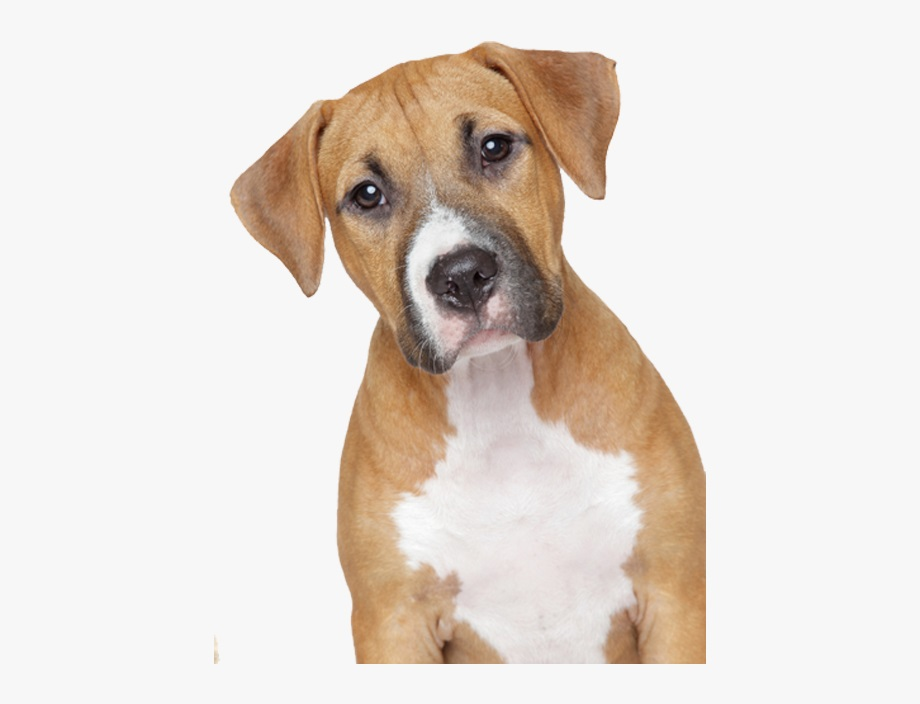
#> input picture Assets/Images/Originals/dog.jpg, 920 x 704 px, found by its file name
$ python -i contours.py   (imports and definitions only)
#> lines starting #> are read from the running program, lines starting #| are printed output that depends on the picture; after the words box and inside, x2 and y2 are one past the last pixel; in counts of white or black regions, pixels touching at a corner belong together
import cv2
import numpy as np
import os

def write_image_contours(f):

#> called with f = '../Images/Originals/dog.jpg'
    root = '../Images/Originals'
    dst = '../Images/Contours'
    dst_size = (100,100)

    image = cv2.imread(os.path.join(root,f))
#> image is the input picture: shape (704, 920, 3); mean B, G, R 212.8, 220.3, 229.2
    image = cv2.resize(image, dst_size, interpolation=cv2.INTER_AREA)
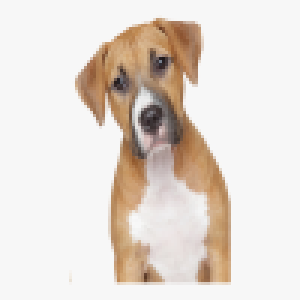
#> image: shape (100, 100, 3) (shown 3 times larger); mean B, G, R 212.8, 220.3, 229.2
    final_image = np.zeros(image.shape)

    gray = cv2.cvtColor(image, cv2.COLOR_BGR2GRAY)
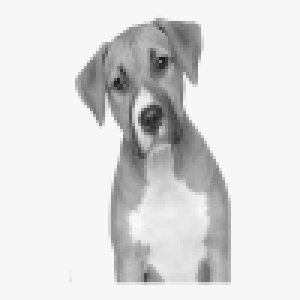
#> gray: shape (100, 100) (shown 3 times larger); min 25, max 248, mean 222.1

    _, edged = cv2.threshold(gray, 225, 255, cv2.THRESH_BINARY_INV)
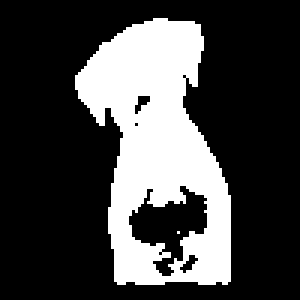
#> edged: shape (100, 100) (shown 3 times larger); 26.8% white; 2 white regions (1 under 20 px)
    contours, hierarchy = cv2.findContours(edged, cv2.RETR_EXTERNAL, cv2.CHAIN_APPROX_NONE)
#> contours = 1 contour; box (x1, y1, x2, y2) and area: (25, 6, 77, 95) 2972

    longest_contour = 0
    chosen_contour = 0

    cv2.drawContours(final_image, contours, -1, (255, 255, 255), 1)
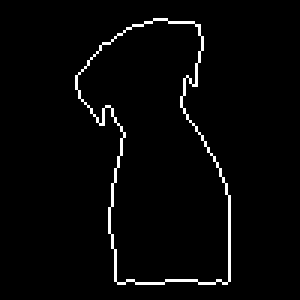
#> final_image: shape (100, 100, 3) float64 (shown 3 times larger); 2.5% white in thin lines or dots, all inside (x1, y1, x2, y2) = (25, 6, 77, 95)

    cv2.imwrite(os.path.join(dst, f), final_image)
    cv2.destroyAllWindows()

>>> result = write_image_contours('../Images/Originals/dog.jpg')

$ run again, on Assets/Images/Originals/hello.jpg
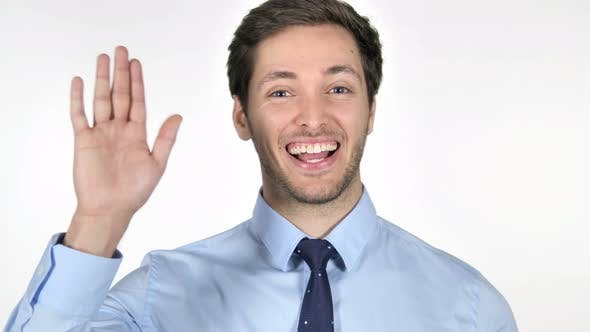
#> input picture Assets/Images/Originals/hello.jpg, 590 x 332 px, found by its file name
#> in write_image_contours, image is the input picture: shape (332, 590, 3); mean B, G, R 212.8, 209, 212.8
#> image: shape (100, 100, 3)
#> in write_image_contours, `_, edged = cv2.threshold(gray, 225, 255, cv2.THRESH_BINARY_INV)`:
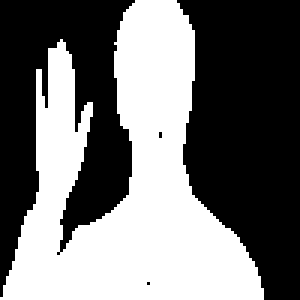
#> edged: shape (100, 100) (shown 3 times larger); 45% white; 1 white region
#> contours = 1 contour; box (x1, y1, x2, y2) and area: (0, 0, 88, 100) 4255
#> in write_image_contours, `cv2.drawContours(final_image, contours, -1, (255, 255, 255), 1)`:
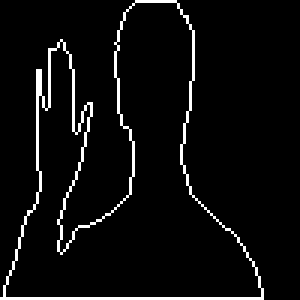
#> final_image: shape (100, 100, 3) float64 (shown 3 times larger); 5% white in thin lines or dots, all inside (x1, y1, x2, y2) = (0, 0, 88, 100)

$ run again, on Assets/Images/Originals/person.jpg
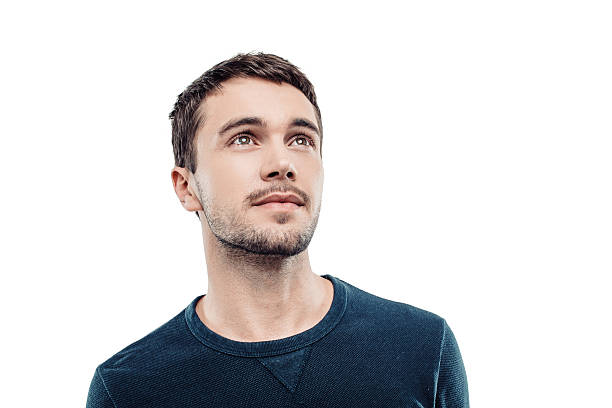
#> input picture Assets/Images/Originals/person.jpg, 612 x 408 px, found by its file name
#> in write_image_contours, image is the input picture: shape (408, 612, 3); mean B, G, R 214.8, 214, 215.8
#> image: shape (100, 100, 3)
#> in write_image_contours, `_, edged = cv2.threshold(gray, 225, 255, cv2.THRESH_BINARY_INV)`:
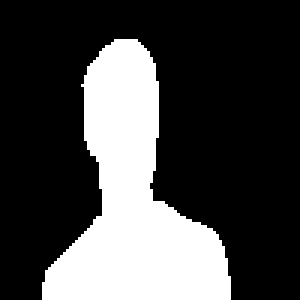
#> edged: shape (100, 100) (shown 3 times larger); 27.5% white; 1 white region
#> contours = 1 contour; box (x1, y1, x2, y2) and area: (14, 13, 77, 100) 2620
#> in write_image_contours, `cv2.drawContours(final_image, contours, -1, (255, 255, 255), 1)`:
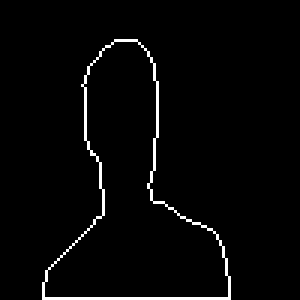
#> final_image: shape (100, 100, 3) float64 (shown 3 times larger); 2.5% white in thin lines or dots, all inside (x1, y1, x2, y2) = (14, 13, 77, 100)
